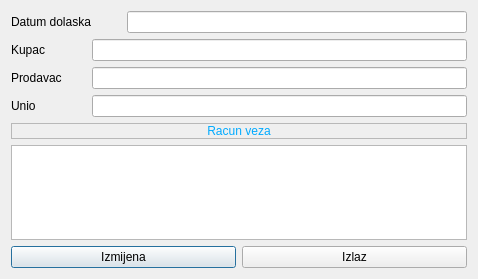
<?xml version="1.0" encoding="UTF-8"?>
<ui version="4.0">
 <class>frmcrmpregled</class>
 <widget class="QDialog" name="frmcrmpregled">
  <property name="geometry">
   <rect>
    <x>0</x>
    <y>0</y>
    <width>478</width>
    <height>279</height>
   </rect>
  </property>
  <property name="windowTitle">
   <string>Dialog</string>
  </property>
  <layout class="QGridLayout" name="gridLayout">
   <item row="0" column="0">
    <layout class="QVBoxLayout" name="verticalLayout">
     <item>
      <layout class="QHBoxLayout" name="horizontalLayout_5">
       <item>
        <widget class="QLabel" name="label_4">
         <property name="minimumSize">
          <size>
           <width>110</width>
           <height>0</height>
          </size>
         </property>
         <property name="text">
          <string>Datum dolaska</string>
         </property>
        </widget>
       </item>
       <item>
        <widget class="QLineEdit" name="txtDatumDolaska">
         <property name="minimumSize">
          <size>
           <width>0</width>
           <height>0</height>
          </size>
         </property>
         <property name="maximumSize">
          <size>
           <width>16777215</width>
           <height>16777215</height>
          </size>
         </property>
        </widget>
       </item>
      </layout>
     </item>
     <item>
      <layout class="QHBoxLayout" name="horizontalLayout">
       <item>
        <widget class="QLabel" name="label">
         <property name="minimumSize">
          <size>
           <width>75</width>
           <height>0</height>
          </size>
         </property>
         <property name="text">
          <string>Kupac</string>
         </property>
        </widget>
       </item>
       <item>
        <widget class="QLineEdit" name="txtKupac"/>
       </item>
      </layout>
     </item>
     <item>
      <layout class="QHBoxLayout" name="horizontalLayout_2">
       <item>
        <widget class="QLabel" name="label_2">
         <property name="minimumSize">
          <size>
           <width>75</width>
           <height>0</height>
          </size>
         </property>
         <property name="text">
          <string>Prodavac</string>
         </property>
        </widget>
       </item>
       <item>
        <widget class="QLineEdit" name="txtProdavac"/>
       </item>
      </layout>
     </item>
     <item>
      <layout class="QHBoxLayout" name="horizontalLayout_3">
       <item>
        <widget class="QLabel" name="label_3">
         <property name="minimumSize">
          <size>
           <width>75</width>
           <height>0</height>
          </size>
         </property>
         <property name="text">
          <string>Unio</string>
         </property>
        </widget>
       </item>
       <item>
        <widget class="QLineEdit" name="txtUnio"/>
       </item>
      </layout>
     </item>
     <item>
      <widget class="QLabel" name="lblRacunVeza">
       <property name="styleSheet">
        <string notr="true">color: rgb(0, 170, 255);</string>
       </property>
       <property name="frameShape">
        <enum>QFrame::StyledPanel</enum>
       </property>
       <property name="frameShadow">
        <enum>QFrame::Sunken</enum>
       </property>
       <property name="text">
        <string>Racun veza</string>
       </property>
       <property name="alignment">
        <set>Qt::AlignCenter</set>
       </property>
      </widget>
     </item>
     <item>
      <layout class="QHBoxLayout" name="horizontalLayout_6"/>
     </item>
     <item>
      <widget class="QTextEdit" name="txtOpis"/>
     </item>
     <item>
      <layout class="QHBoxLayout" name="horizontalLayout_4">
       <item>
        <widget class="QPushButton" name="btnIzmijena">
         <property name="text">
          <string>Izmijena</string>
         </property>
        </widget>
       </item>
       <item>
        <widget class="QPushButton" name="btnIzlaz">
         <property name="text">
          <string>Izlaz</string>
         </property>
        </widget>
       </item>
      </layout>
     </item>
    </layout>
   </item>
  </layout>
 </widget>
 <resources/>
 <connections>
  <connection>
   <sender>btnIzlaz</sender>
   <signal>pressed()</signal>
   <receiver>frmcrmpregled</receiver>
   <slot>close()</slot>
   <hints>
    <hint type="sourcelabel">
     <x>328</x>
     <y>262</y>
    </hint>
    <hint type="destinationlabel">
     <x>208</x>
     <y>273</y>
    </hint>
   </hints>
  </connection>
 </connections>
</ui>
